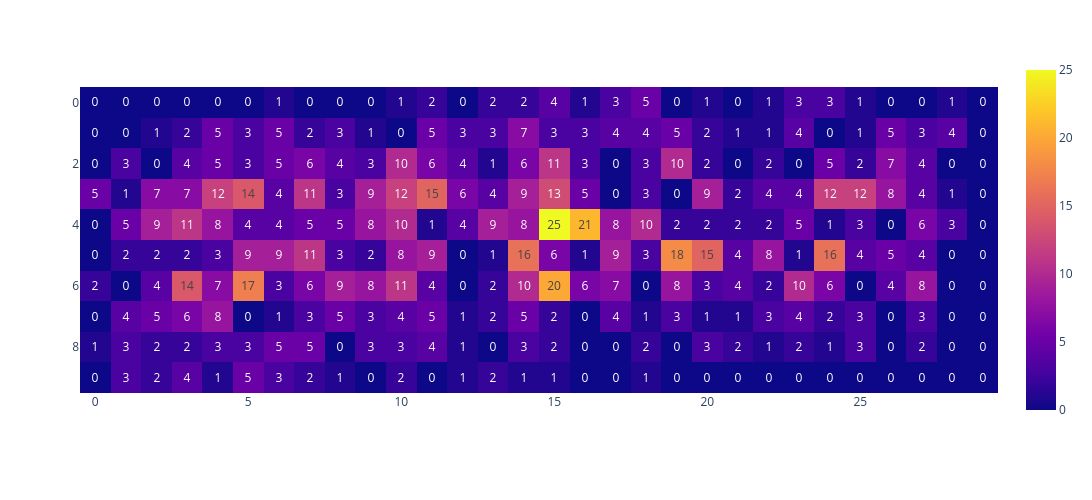

Here is the notebook cell this chart was saved with:
### Code cell
class_names = list(cod_model.get_object_class_names().values())
class_names.insert(0, 'all')
w = widgets.Dropdown(
    options=class_names,
    description='Object Class: ',
)

def plot_heatmap(z, fig_size=(2000, 1000)):
    fig = px.imshow(z, text_auto=True)
    fig.update_layout(width=fig_size[0], height=fig_size[1])
    fig.show()
    
def on_change(change):
    if change['type'] == 'change' and change['name'] == 'value':
        selected_class = change['new']
        if selected_class == 'all':
            selected_class = None
        count_map_array = HeatmapHelper.compute_object_count_map(object_list, map_size, selected_class)
        clear_output(wait=True)
        display(w)
        HeatmapHelper.generate_plotly_heatmap(count_map_array, fig_size, show_fig=True)
        
map_size = (30, 10)
fig_size = (1500, 500)
w.observe(on_change)
display(w)

### Figure 1 — Plotly figure (JSON) as saved in the notebook; plotly's stock layout.template omitted (floating-point values rounded to 4 significant figures; data arrays with more than 128 entries replaced by an {"elided": "..."} marker saying what was removed)
{"data": [{"coloraxis": "coloraxis", "hovertemplate": "x: %{x}<br>y: %{y}<br>color: %{z}<extra></extra>", "name": "0", "texttemplate": "%{z}", "type": "heatmap", "xaxis": "x", "yaxis": "y", "z": {"elided": "10x30 int values"}}], "layout": {"coloraxis": {"colorscale": [[0, "#0d0887"], [0.1111, "#46039f"], [0.2222, "#7201a8"], [0.3333, "#9c179e"], [0.4444, "#bd3786"], [0.5556, "#d8576b"], [0.6667, "#ed7953"], [0.7778, "#fb9f3a"], [0.8889, "#fdca26"], [1, "#f0f921"]]}, "height": 500, "margin": {"t": 60}, "width": 1500, "xaxis": {"anchor": "y", "constrain": "domain", "domain": [0, 1], "scaleanchor": "y"}, "yaxis": {"anchor": "x", "autorange": "reversed", "constrain": "domain", "domain": [0, 1]}}}
